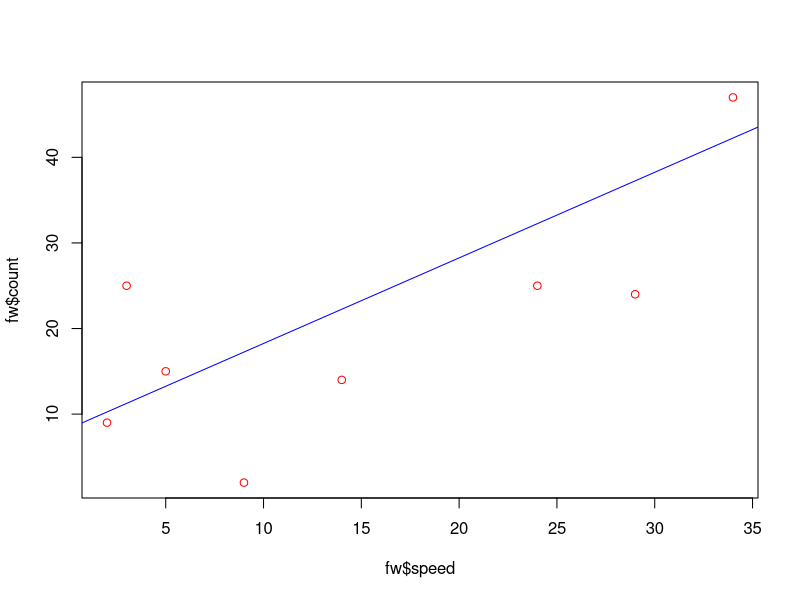
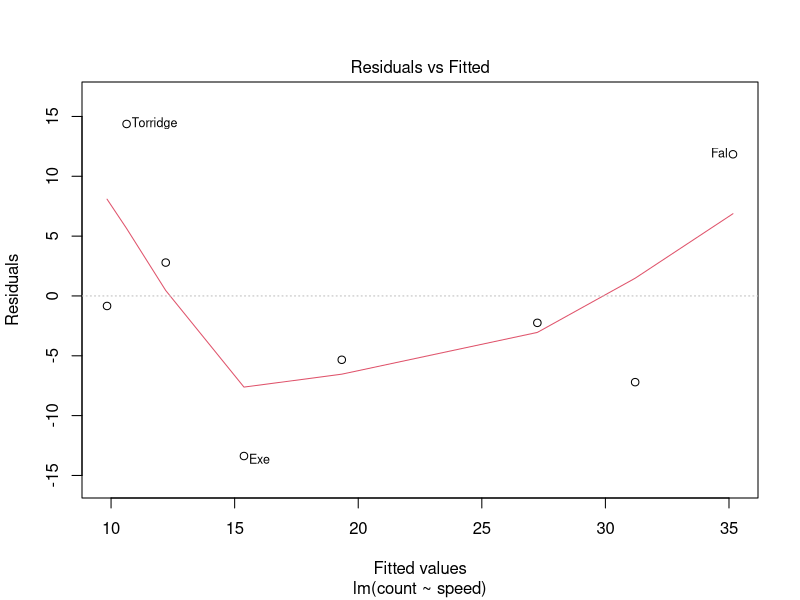

Reproduce these figures in R, in order.

count<-c(9,25,15,2,14,25,24,47)
speed<-c(2,3,5,9,14,24,29,34)
fw<-data.frame(count,speed)
fw
names<-c("Taw","Torridge","Ouse","Exe","Lyn","Brook","Ditch","Fal")
rownames(fw)=names
fw
fw.lm=lm(count ~ speed,data=fw)
summary(fw.lm)
names(fw.lm)                                    #components of linear regression
fw.lm$coefficients 

#Gives slope and Intercept
newypred<-fitted(fw.lm)                   #predict y values  for each x value
newypred
#Obtaining confidence Intervals
confint(fw.lm)  #obtain the confidence intervals
confint(fw.lm,parm=c('Intercept','speed'),level =0.9)
#Fitted Values
fitted(fw.lm)
residuals(fw.lm)
#plotting the x , y values 
plot(fw$speed,fw$count,col="red")
coef(fw.lm)
#plotting the fitted line
abline(coef(fw.lm),b=1,col="blue")
#plotting residuals
plot(fw.lm,which=1)  
